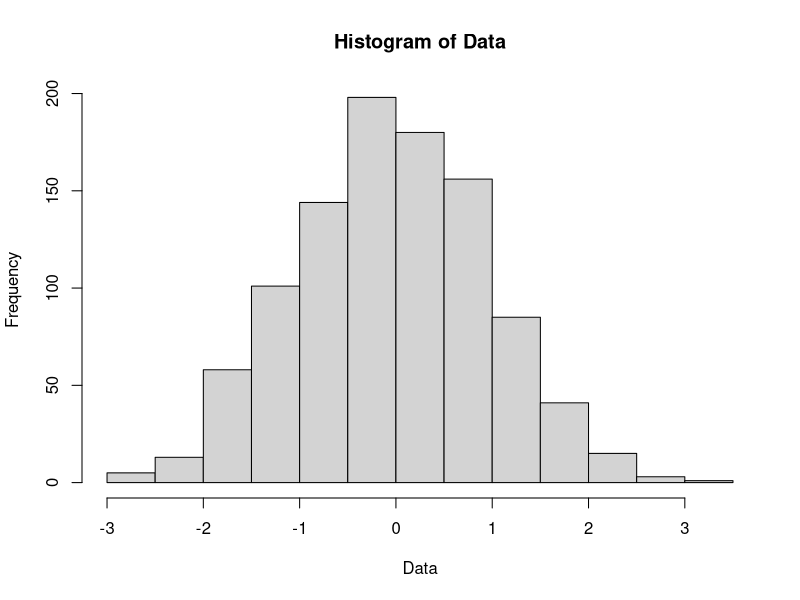

This figure's R source:
#dica "ctrl + enter" executa a linha do arquivo
#plotando grafico
Data <- rnorm(1000, mean = 0, sd = 1) # Gerando 100 obs se uma vari ́avel com distribui ̧c~ao
# normal padr~ao e chamando-a de "Data"
hist(Data) # Histograma

#--------------aula 1 ---------------

z = 1:5 #sequencia de 1 ate 5 interador de 1 a 1

a <- seq(5,100,5) # (inicio,fim,interador)
a #para visualizar

b <- rep(2,10) #repitidor (variavel, quantidade de repetiçoes)
b
b <- rep("ha", 10)
b

c1 <- c(100, 34, 24, 56) #funçao c()
c1
c2 <- c(32, 9, 10, 888)
c2 
c <- cbind (c1,c2 ) #cbind  faz uma matriz (combinando vetores por coluna)
c  
d <- rbind(c1,c2)  #rbind  faz uma matriz (combinando vetores por Linha)
d

e1 <- c(1:3, 8) 
e2 <- c(1:5, 2)
e <- rbind(e1,e2) #erro depois do 8 ele começa a repitir com menor dimensao pra completar a matriz
e

f1 <- matrix(c(1:3, 8),2) #cria uma matriz 2x2  seguindo a sequencia por coluna
f1
f2 <- matrix(c(1:3, 8),2, byrow = T) #cria uma matriz 2x2  seguindo a sequencia por Linha
f2

I1 <- matrix(c(0, 1, 2, 5), 2) # Matriz Q 1x3
I1

I<- I1/I1 # Dividindo a matriz Q por ela mesma elemento a elemento:
I
# Como 0/0 ´e indeterminado, o R retorna "NaN", que indica "not a number".

# Multiplica¸c~ao de Matrizes: A%*%B
A <- matrix(c(1,2,0,4),2)
B <- matrix(c(2,4,1,5),2)
C<- A%*%B
C
# Produto de Kronecker:
A%x%B
# Transposta:
t(A)
# Inversa:
solve(B)
# Determinante:
det(B)

# Logaritmo natural:
log(10)
log10(10) #log na base 10
# Logaritmo em qualquer base:
log(10, 2) # base 2

# Funçao exponencial:
exp(2)

# Seno:
sin(10)
# Cosseno:
cos(15)
# Tangente:
tan(14)

# Raiz Quadrada:
sqrt(16)
16^(1/2)
# Raiz Cubica:
64^(1/3)
## [1] 4

#vetor 
v <- c(2, 5, 10, 11, 3)
#max valor
max(v)
#min valor
min(v)
#tamanho do vetor
length(v)
# Dimens~ao de uma matrix:
dim(A)
# Soma dos elementos:
sum(v)
# Soma acumulada:
cumsum(v)
# Produto dos elementos:
prod(v)

# Produto acumulado:
cumprod(v)

# Media:
mean(v)
# Variancia
var(v)
# desvio padrao
sd(v)
# Mediana:
median(v)

# EstatısticasDescritivas:
summary(v)

# Ordenaçao do vetor
sort(v)
# Ordenaçao do vetor decrescente
sort(v, decreasing = T)

order(v)

#opeçaoes 
# (>,>= ,==,!=,<=, <) a(maior, maior igual, igual, diferente, menor igual ,menor)b

# "e" & 
#"ou" |

#if else e ifelse

if(2 > 3){"verdade!"} else{"mentira!"}

if(2 < 3){"verdade!"} else{"mentira!"}

ifelse(2 > 3, "verdade!", "mentira!") # (condiçao,if,else)

#acessando elementos da matriz

A <- matrix(c(1, 1, 1, 2, 4, 20),3)
A

# Para acessar o elemento (2,1):
A[2,1]
# Para acessar o elemento (2,2):
A[2,2]
# Para acessar toda a coluna 1:
A[,1]
# Para acessar toda a linha 3:
A[3,]
# Para acessar os elementos das linhas 2 a 3 e da coluna 2:
A[2:3, 2]
# Para acessar todos os elementos da matriz A que s~ao maiores que 3:
A[A > 3]

a <- c(177, 180, 165, 250)
a
# Acessando o segundo elemento do vetor
a[2]
# Acessando os elementos 2 a 4:
a[2:4]
# Acessando os elementos 1 e 3:
a[c(1, 3)]
# Acessando todos os elementos maiores que 175:
a[a > 175]
